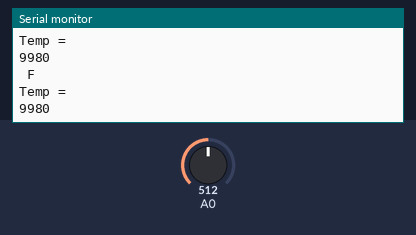
A sketch run on a simulated Arduino Uno, built with avr-gcc and run on an emulated ATmega328P. Parts: the last lines printed to the serial monitor. Inputs (shaded band) come from the test bench; at power-on: A0 = 512.

Above: at 1.2 s.
1.3 s: A0 set to 499
At 2.1 s:
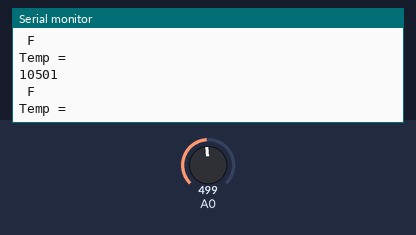
4.3 s: A0 set to 716
At 5.2 s:
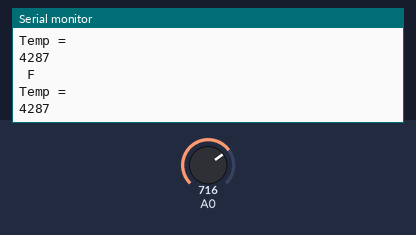
7.3 s: A0 set to 511
At 8.4 s:
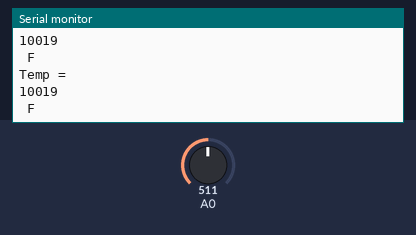
Timing chart, 0 to 10.3 s (numbered marks = the images above; inputs shaded):
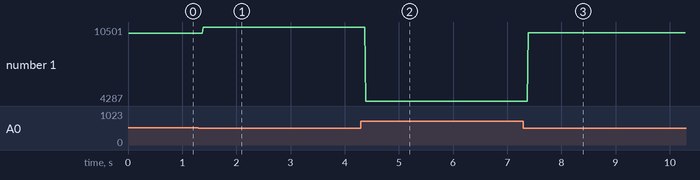

Measured:
- the behaviour switches between 512 and 511 on A0 (found by bisection; images 0 and 1)
- after the input at 1.3 s, the serial monitor: prints a new line after 0.09 s (image 1)
- after the input at 4.3 s, the serial monitor: prints a new line after 0.09 s (image 2)
- after the input at 7.3 s, the serial monitor: prints a new line after 0.09 s (image 3)
- plotted number 1: 9980 → 10501 after the input at 1.3 s, 10501 → 4287 after the input at 4.3 s, 4287 → 10019 after the input at 7.3 s

The sketch:

main.ino
```cpp
int Vo = 5, R1 = 10000, R2;
void setup()
{
    Serial.begin(9600);
}

void loop()
{
    Vo = analogRead(A0);
    R2 = R1 * (1023.0 / (float)Vo - 1.0);
    Serial.println("Temp = ");
    Serial.println(R2);
    Serial.println(" F");
}
```
